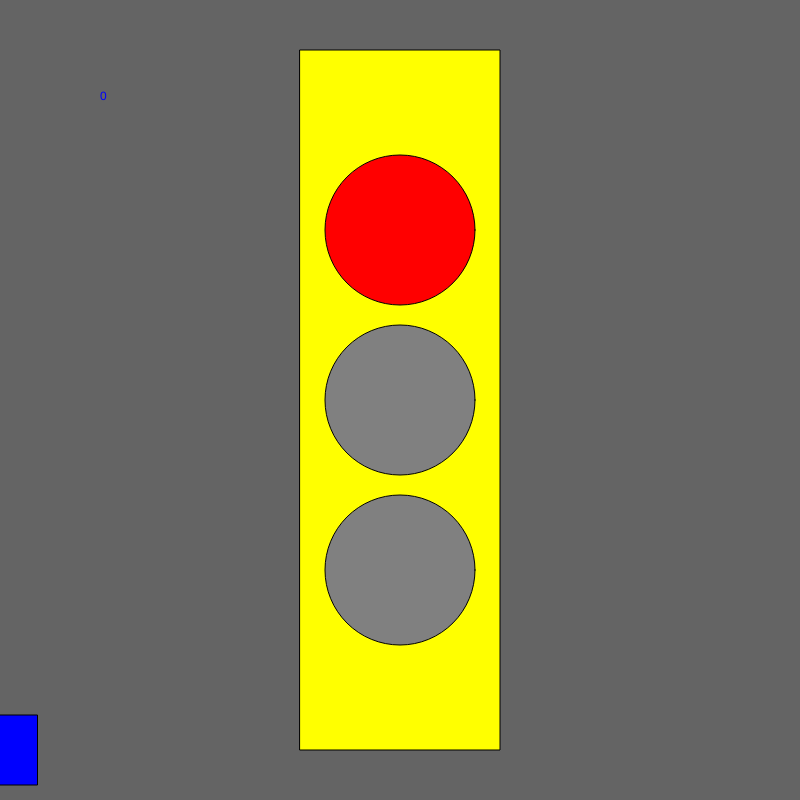
Frame 1 (no input)
Frame 60 (no input): identical to frame 1, image omitted
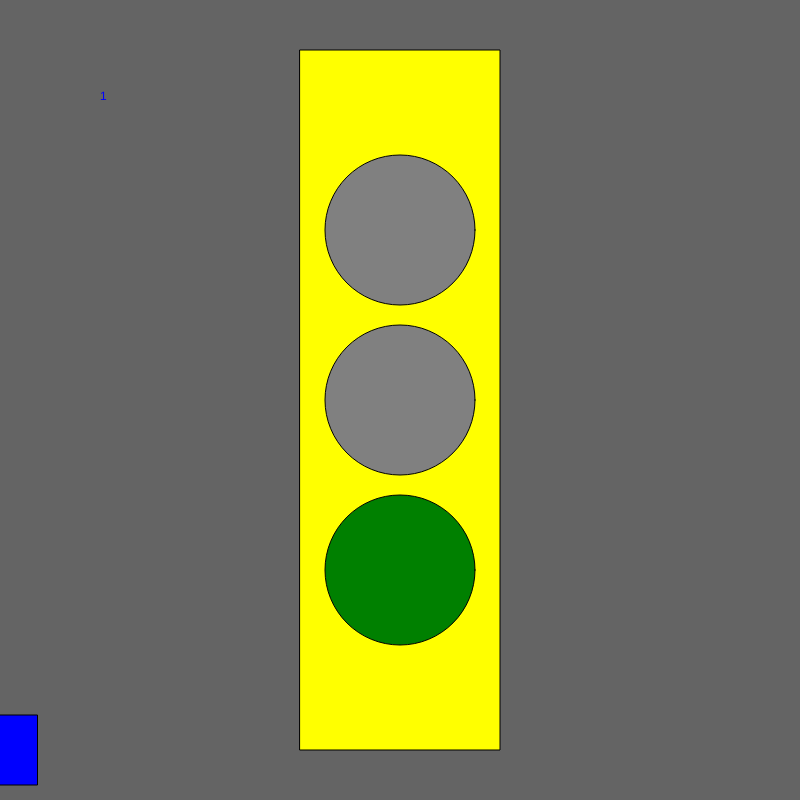
Frame 120 (the mouse pressed at the canvas centre since frame 60)

The p5.js sketch that drew these frames (run headless with seeded random() and noise() and a simulated clock; from frame 60 on, the mouse is pressed at the canvas centre):

// p5.js sketch
// ── sketch.js
let state = 0;
let timer = 0;
let x = 0;
let velocity = 10;

function setup() {
  createCanvas(800, 800);
  ellipseMode(CENTER);
  rectMode(CENTER);
}

function draw() {

background(100);
fill('yellow');
rect(width / 2, height / 2, 200, 700);

// car code
fill ('blue');
rect(0, 750, 75, 70);
x = x + velocity;
if (x >width)  {
  x = 0;
}


switch (state) {

  case 0: //red
  text("0", 100, 100);
  fill('red');
  ellipse(width / 2, height / 2 - 170, 150, 150);
  fill('grey');
  ellipse(width / 2, height / 2, 150, 150);
  ellipse(width / 2, height /2 + 170, 150, 150);
  velocity = 0;
  break;

  case 1: // yellow
  text("1", 100, 100);
  fill('grey');
  ellipse(width / 2, height / 2 - 170, 150, 150);
  ellipse(width / 2, height / 2, 150, 150);
fill('green');
  ellipse(width / 2, height /2 + 170, 150, 150);
  velocity = 10;
  break;

  case 2: // yellow
  text("2", 100, 100);
  fill('grey');
  ellipse(width / 2, height / 2 - 170, 150, 150);
  fill('yellow');
  ellipse(width / 2, height / 2, 150, 150);
  fill('grey');
  ellipse(width / 2, height /2 + 170, 150, 150);
  velocity = 05;
  break;
}

timer = timer + 1;
if (timer > 100) {
  timer = 0;
  state++;
  if (state >2) state = 0;
 }
}

function mouseReleased(){
  state++;
  if (state >2) state =0 ;

}
